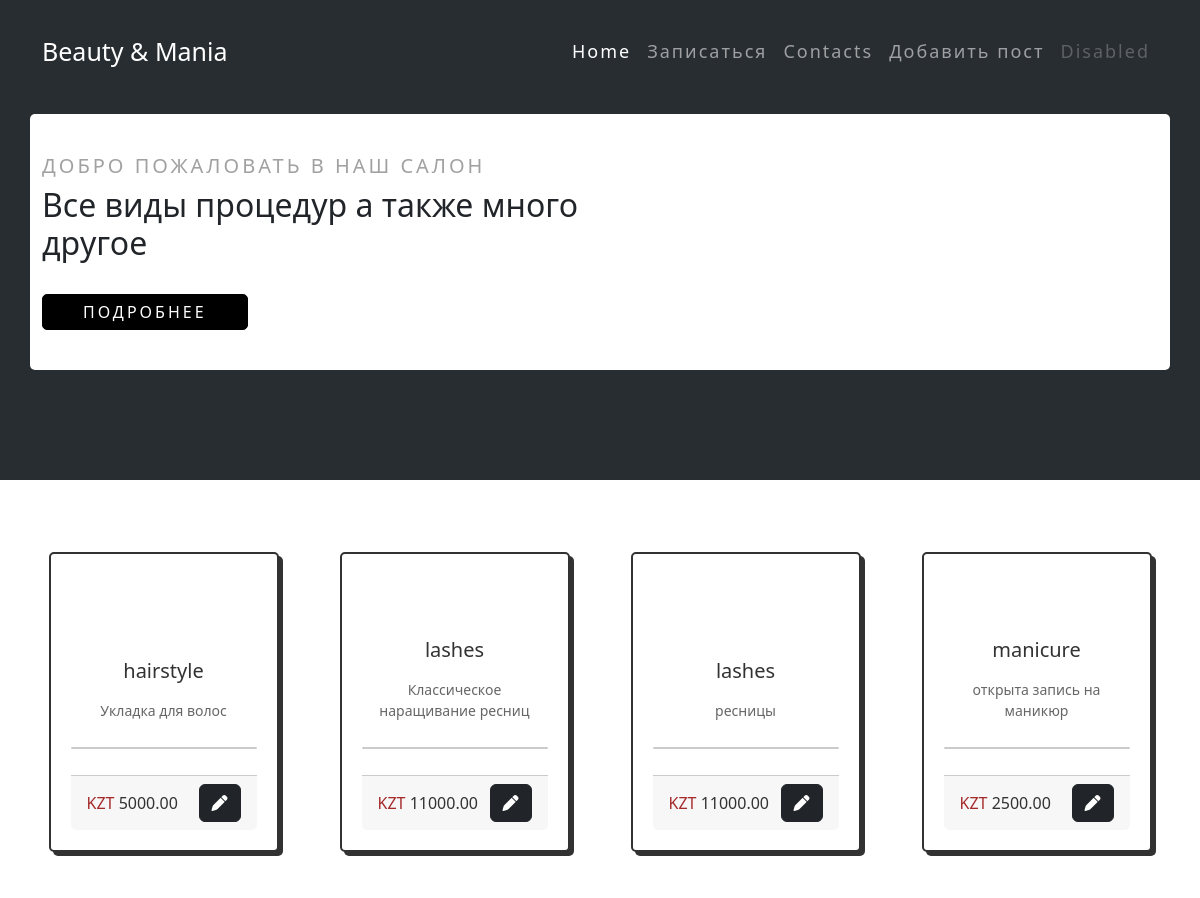
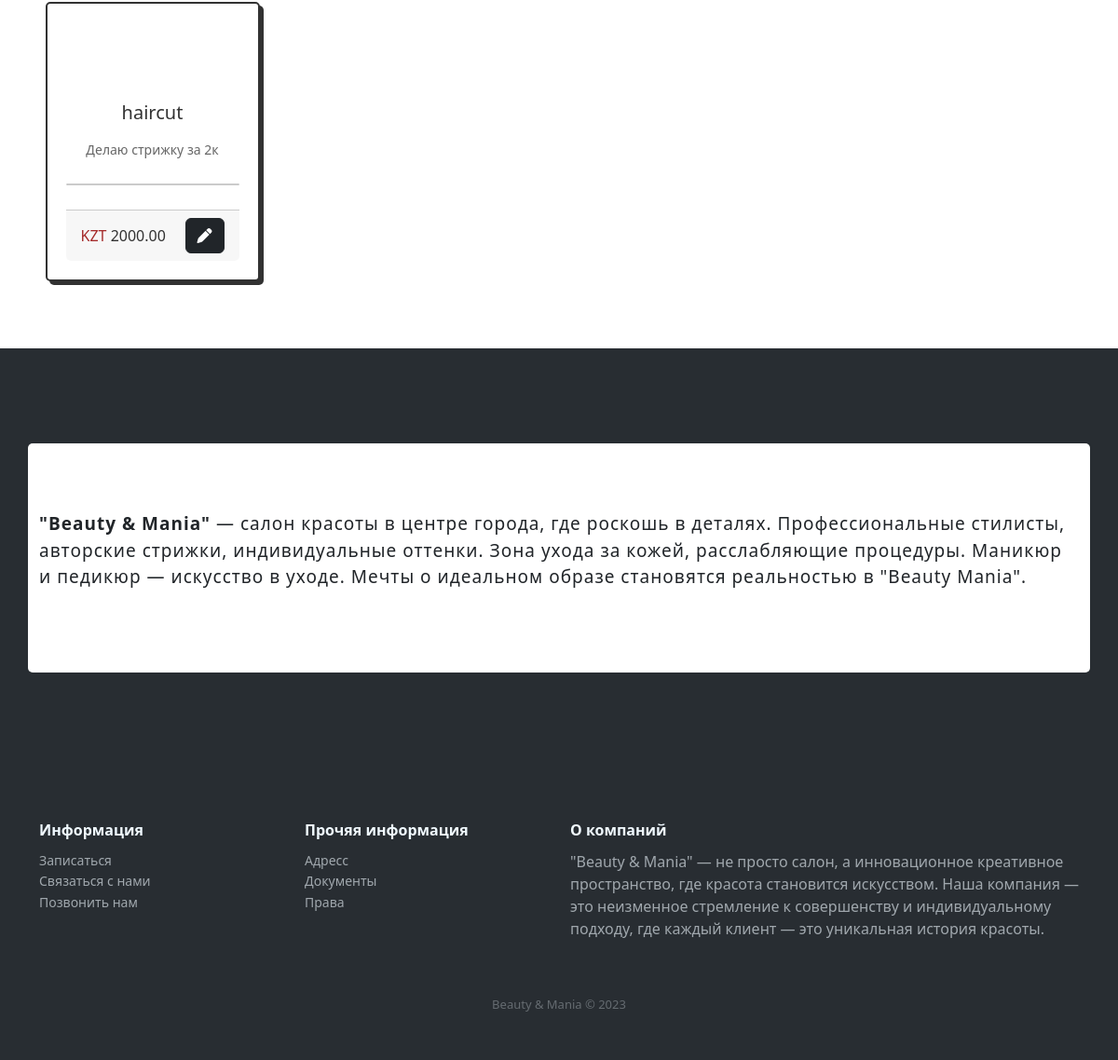
The page / on the database its author committed (2 pictures, top to bottom).
### app/models.py (models this page shows, shortened)
class Post(models.Model):
    title_choices = [
        ('lashes', 'Наращивание ресниц'),
        ('manicure', 'Маникюр'),
        ('haircut', 'Стрижка'),
        ('hairstyle', 'Укладка'),
    ]
    title = models.CharField(max_length=20, choices=title_choices)
    description = models.TextField()
    price = models.DecimalField(max_digits=10, decimal_places=2)
    address = models.CharField(max_length=255)

### app/views.py (the view)
# urls.py: path('', views.home, name='home'),
def home(request):
    posts = Post.objects.all()
    form = PostForm()
    if request.method == 'POST':
        form = PostForm(request.POST)
        if form.is_valid():
            form.save()
    return render(request, 'index.html', {'posts': posts, 'form': form})

### app/templates/index.html (shortened to what this page needs)
{% extends 'base.html' %}
{% block content %}
<div class="border-1">
    <div class="border-1-sec">
        <div class="container">
            <div class="b-1">
                <div class="row" style="display: flex; align-items: center;">
                    <div class="col">
                        <h3>ДОБРО ПОЖАЛОВАТЬ В НАШ САЛОН</h3>
                        <h1>Все виды процедур а также много другое</h1>
                        <br>
                        <button>ПОДРОБНЕЕ</button>
                    </div>
                    <div class="col">
                        <center>
                        </center>
                    </div>
                </div>
            </div>
        </div>
    </div>
</div>
<div class="border-2">
    <div class="container">
        <div class="border-2-sec">
            <br><br><br>
            <div class="row row-cols-lg-4 row-cols-md-2 row-cols-1 g-5">
                {% for post in posts %}
                <div class="col">
                    <center>
                        <div class="card">
                            <div class="card-title">{{ post.title }}</div>
                            <div class="card-subtitle">{{ post.description }}</div>
                            <hr class="card-divider">
                            <div class="card-footer">
                                <div class="card-price"><span>KZT</span> {{ post.price }}</div>
                                <a href="{% url 'appointment' %}" class="btn btn-dark"><i class="fa-solid fa-pen"></i></a>
                            </div>
                        </div>
                    </center>
                </div>
                {% endfor %}
            </div>
            <br><br><br>
        </div>
    </div>
</div>
<div class="border-1">
    <br><br><br>
    <div class="border-1-sec">
        <div class="container">
            <br><br><br>
            <p class="p-b-1-2">
                <strong>"Beauty & Mania"</strong> — салон красоты в центре города, где роскошь в деталях. Профессиональные стилисты, авторские стрижки, индивидуальные оттенки. Зона ухода за кожей, расслабляющие процедуры. Маникюр и педикюр — искусство в уходе. Мечты о идеальном образе становятся реальностью в "Beauty Mania".
            </p>
            <br><br><br>
        </div>
    </div>
</div>
{% endblock %}

### app/templates/base.html (shortened to what this page needs)
<!DOCTYPE html>
<html lang="en">
<head>
    <link rel="stylesheet" href="/static/css/bootstrap.min.css">
    <link rel="stylesheet" href="/static/css/style.css">
</head>
<body>
    <div class="navik">
        <nav class="navbar navbar-expand-lg navbar-dark">
            <div class="container">
              <a class="navbar-brand" href="#">Beauty & Mania</a>
              <div class="collapse navbar-collapse" id="navbarNav">
                <ul class="navbar-nav ms-auto">
                  <li class="nav-item">
                    <a class="nav-link active" aria-current="page" href="/">Home</a>
                  </li>
                  <li class="nav-item">
                    <a class="nav-link" href="{% url 'appointment' %}">Записаться</a>
                  </li>
                  <li class="nav-item">
                    <a class="nav-link" href="{% url 'info' %}">Contacts</a>
                  </li>
                  <li class="nav-item">
                    <a class="nav-link" href="{% url 'add_post' %}">Добавить пост</a>
                  </li>
                  <li class="nav-item">
                    <a class="nav-link disabled">Disabled</a>
                  </li>
                </ul>
              </div>
            </div>
          </nav>
    </div>
    {% block content %}
    {% endblock %}
    <div class="footer-dark">
      <footer>
          <div class="container">
              <div class="row">
                  <div class="col-sm-6 col-md-3 item">
                      <h3>Информация</h3>
                      <ul>
                          <li><a href="#">Записаться</a></li>
                          <li><a href="#">Связаться с нами</a></li>
                          <li><a href="#">Позвонить нам</a></li>
                      </ul>
                  </div>
                  <div class="col-sm-6 col-md-3 item">
                      <h3>Прочяя информация</h3>
                      <ul>
                          <li><a href="#">Адресс</a></li>
                          <li><a href="#">Документы</a></li>
                          <li><a href="#">Права</a></li>
                      </ul>
                  </div>
                  <div class="col-md-6 item text">
                      <h3>О компаний</h3>
                      <p>"Beauty & Mania" — не просто салон, а инновационное креативное пространство, где красота становится искусством. Наша компания — это неизменное стремление к совершенству и индивидуальному подходу, где каждый клиент — это уникальная история красоты.</p>
                  </div>
              </div>
              <p class="copyright">Beauty & Mania © 2023</p>
          </div>
      </footer>
  </div>
</body>
</html>

### app/static/css/style.css (style rules this page uses)
* { margin: 0; padding: 0; }
.navik { background-color:#282d32; padding-top: 20px; }
.nav-link { font-weight: 300; font-size: 18px; letter-spacing: 2px; }
.navbar-brand { font-weight: 300; font-size: 25px; }
.border-1 { background-color:#282d32; padding: 30px; padding-bottom: 110px; }
.border-1-sec { background-color: white; border-radius: 5px; }
.b-1 { padding: 40px 0; }
.b-1 h3 { font-weight: 400; color: rgba(128, 128, 128, 0.741); font-size: 20px; letter-spacing: 3px; }
.b-1 h1 { font-weight: 400; font-size: 32px; }
.b-1 button { border: 1px solid black; border-radius: 5px; font-size: 16px; color: white; background-color: black; padding: 5px 40px; letter-spacing: 3px; }
.p-b-1-2 { font-size: 19px; font-weight: 400; letter-spacing: 1px; }
.card { --font-color: #323232; --font-color-sub: #666; --bg-color: #fff; --main-color: #323232; --main-focus: #2d8cf0; width: 230px; height: 300px; background: var(--bg-color); border: 2px solid var(--main-color); box-shadow: 4px 4px var(--main-color); border-radius: 5px; display: flex; flex-direction: column; justify-content: flex-start; padding: 20px; gap: 10px; font-family: system-ui, -apple-system, BlinkMacSystemFont, 'Segoe UI', Roboto, Oxygen, Ubuntu, Cantarell, 'Open Sans', 'Helvetica Neue', sans-serif; }
.card:last-child { justify-content: flex-end; }
.card-title { font-size: 20px; font-weight: 500; text-align: center; color: var(--font-color); }
.card-subtitle { font-size: 14px; font-weight: 400; color: var(--font-color-sub); }
.card-divider { width: 100%; border: 1px solid var(--main-color); border-radius: 50px; }
.card-footer { display: flex; flex-direction: row; justify-content: space-between; align-items: center; }
.card-price { font-size: 16px; font-weight: 500; color: var(--font-color); }
.card-price span { font-size: 16px; font-weight: 500; color: brown; }
.footer-dark { padding:50px 0; color:#f0f9ff; background-color:#282d32; }
.footer-dark h3 { margin-top:0; margin-bottom:12px; font-weight:bold; font-size:16px; }
.footer-dark ul { padding:0; list-style:none; line-height:1.6; font-size:14px; margin-bottom:0; }
.footer-dark ul a { color:inherit; text-decoration:none; opacity:0.6; }
.footer-dark .item.text { margin-bottom:36px; }
.footer-dark .item.text p { opacity:0.6; margin-bottom:0; }
.footer-dark .copyright { text-align:center; padding-top:24px; opacity:0.3; font-size:13px; margin-bottom:0; }

### rows shown on the page
Post: title "hairstyle", description "Укладка для волос", price "5000.00"
Post: title "lashes", description "Классическое наращивание ресниц", price "11000.00"
Post: title "lashes", description "ресницы", price "11000.00"
Post: title "manicure", description "открыта запись на маникюр", price "2500.00"
Post: title "haircut", description "Делаю стрижку за 2к", price "2000.00"
